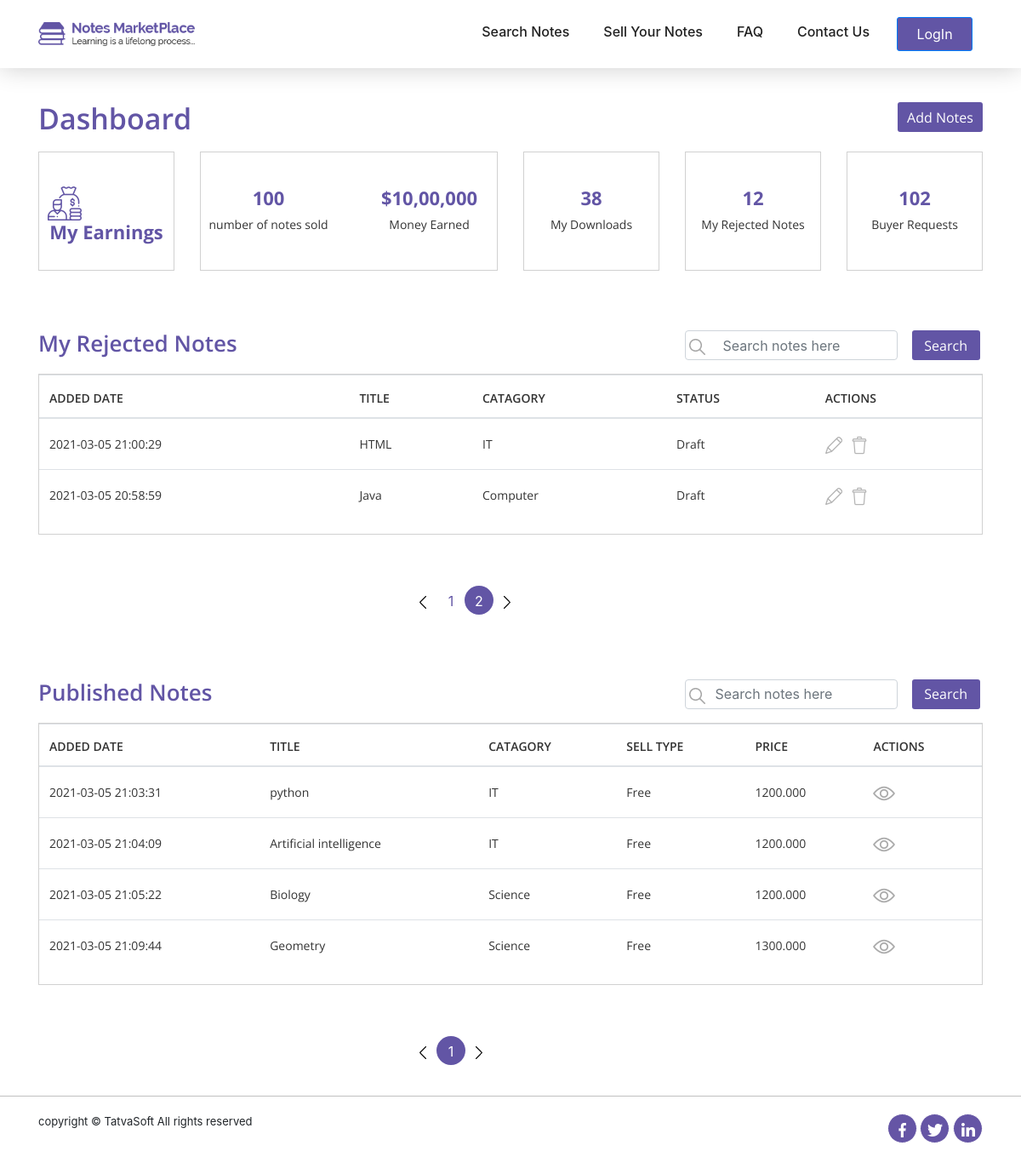
Page /user/dashboard.php?page=2 on the committed database.
### tables this page shows
CREATE TABLE `seller_note` (
  `id` int(11) NOT NULL,
  `seller_id` int(11) NOT NULL,
  `status` int(11) NOT NULL,
  `action_by` int(11) DEFAULT NULL,
  `remarks` varchar(255) DEFAULT NULL,
  `published_date` datetime DEFAULT NULL,
  `title` varchar(100) NOT NULL,
  `catagory` int(11) NOT NULL,
  `display_picture` varchar(500) DEFAULT NULL,
  `note_type` int(11) DEFAULT NULL,
  `number_of_pages` int(11) DEFAULT NULL,
  `description` varchar(255) NOT NULL,
  `university` varchar(200) DEFAULT NULL,
  `country` int(11) DEFAULT NULL,
  `course` varchar(100) DEFAULT NULL,
  `course_code` varchar(100) DEFAULT NULL,
  `professor` varchar(100) DEFAULT NULL,
  `ispaid` int(11) NOT NULL,
  `selling_price` decimal(10,3) DEFAULT NULL,
  `notes_preview` varchar(255) DEFAULT NULL,
  `created_date` datetime DEFAULT NULL,
  `created_by` int(11) DEFAULT NULL,
  `modified_date` datetime DEFAULT NULL,
  `modified_by` int(11) DEFAULT NULL,
  `isactive` bit(1) NOT NULL
);

CREATE TABLE `category` (
  `id` int(11) NOT NULL,
  `name` varchar(100) NOT NULL,
  `description` varchar(191) NOT NULL,
  `created_date` datetime DEFAULT NULL,
  `created_by` int(11) DEFAULT NULL,
  `modified_date` datetime DEFAULT NULL,
  `modified_by` int(11) DEFAULT NULL,
  `isactive` bit(1) NOT NULL
);

CREATE TABLE `reference_data` (
  `id` int(11) NOT NULL,
  `value` varchar(100) NOT NULL,
  `data_value` varchar(100) NOT NULL,
  `ref_catagory` varchar(100) DEFAULT NULL,
  `created_date` datetime DEFAULT NULL,
  `created_by` int(11) DEFAULT NULL,
  `modified_date` datetime DEFAULT NULL,
  `modified_by` int(11) DEFAULT NULL,
  `isactive` bit(1) NOT NULL
);

### user/dashboard.php (the view, shortened to what the rows shown need)
<?php
include "config.php";
	$no_row=5;
	if(isset($_GET['page']))
	{
		$page=$_GET['page'];
	}
	else
	{
		$page=1;
	}
	if($page== "" || $page == 1)
	{
		$page_1 = 0;
	}
	else
	{
		$page_1=($page * $no_row) - $no_row;
	}
	if(isset($_POST['search_1']))
	{
    $search_field_1=$_POST['search_1_txt'];
    $query_count="SELECT * FROM seller_note WHERE status BETWEEN 6 and 8 AND title='$search_field_1'" ;
    $find_count=mysqli_query($conn,$query_count);
    $count=mysqli_num_rows($find_count);
    $count=ceil($count / $no_row);
		$query="SELECT sn.id,sn.created_date,sn.title,sn.catagory,sn.status,c.name,rd.value FROM seller_note sn INNER JOIN category c ON sn.catagory=c.id INNER JOIN reference_data rd ON sn.status=rd.id WHERE sn.title  LIKE '%$search_field_1%' AND status BETWEEN 6 and 8 AND sn.isactive=1 ORDER BY sn.id DESC LIMIT $page_1,$no_row";
      $result=mysqli_query($conn,$query);
	    if(!$result)
	    {
	        die('query failed'.mysqli_error());
	    }
	}
	else
	{
		$query="SELECT sn.id,sn.created_date,sn.title,sn.catagory,sn.status,c.name,rd.value FROM seller_note sn INNER JOIN category c ON sn.catagory=c.id INNER JOIN reference_data rd ON sn.status=rd.id WHERE sn.isactive=1 AND status BETWEEN 6 and 8 ORDER BY sn.id DESC LIMIT $page_1,$no_row";
	    $result=mysqli_query($conn,$query);
	}
?>
<!DOCTYPE html>
<html lang="en">
    <head>
        <link rel="stylesheet" href="css/bootstrap/bootstrap.min.css">
        <link rel="stylesheet" href="css/custom_css/style.css">
        <link rel="stylesheet" href="css/responsive.css">
    </head>
    <body>
        <section id="table-design">
            <div class ="content-box-md">
                <div class="container">
                    <div class="row">
                        <div class="col-md-12">
                            <div class="table-format table-responsive">
                            <table class="table">
                                  <thead>
                                    <tr>
                                      <th scope="col">ADDED DATE</th>
                                      <th scope="col">TITLE</th>
                                      <th scope="col">CATAGORY</th>
                                      <th scope="col">STATUS</th>
                                      <th scope="col">ACTIONS</th>
                                    </tr>
                                  </thead>
                                  <tbody>
                                    <?php while($row = mysqli_fetch_assoc($result))
                                    {?>
                                    <tr>
                                      <td><?php echo $row['created_date'];?></td>
                                      <td><?php echo $row['title'];?></td>
                                      <td><?php echo $row['name'];?></td>
                                      <td><?php echo $row['value'];?></td>
	                                   <?php if($row['status']==6)
	                                    {?>
	                                      <td><a href="add_note.php?note_id=<?php echo $row['id']?>"><img src="img/dashboard/edit.png"></a>&nbsp;&nbsp;
                                          <a href="delete_note.php?note_id=<?php echo $row['id']?>"><img src="img/front/delete.png"></a></td>
	                                   <?php }else{ ?>
	                                      <td><img src="img/front/eye.png"></td>
	                                    <?php } ?>
	                                </tr>
                                    <?php }?>
                                  </tbody>
                            </table>
                            </div>
                        </div>
                    </div>
                </div>
            </div>
        </section>
           <?php
           $limit=5;
            if(isset($_GET['pub_page']))
            {
              $pub_page=$_GET['pub_page'];
            }
            else
            {
              $pub_page=1;
            }
            if($pub_page== "" || $pub_page == 1)
            {
              $page_2 = 0;
            }
            else
            {
              $page_2=($page * $no_row) - $no_row;
            }
            if(isset($_POST['search_2']))
            {
              $search_field_2=$_POST['search_2_txt'];
              $find_pub_count=mysqli_query($conn,"SELECT * FROM seller_note WHERE status=9 AND title LIKE '%$search_field_2%'");
              $pub_count=mysqli_num_rows($find_pub_count);
              $pub_count=ceil($pub_count / $limit);
              $published_query="SELECT sn.created_date,sn.title,sn.catagory,sn.ispaid,sn.selling_price,c.name,rd.value FROM seller_note sn INNER JOIN category c ON sn.catagory=c.id INNER JOIN reference_data rd ON sn.ispaid=rd.id WHERE title LIKE '%$search_field_2%' AND status=9 LIMIT $page_2,$limit";
              $published_result=mysqli_query($conn,$published_query);
            }
            else
            {
              $published_query="SELECT sn.created_date,sn.title,sn.catagory,sn.ispaid,sn.selling_price,c.name,rd.value FROM seller_note sn INNER JOIN category c ON sn.catagory=c.id INNER JOIN reference_data rd ON sn.ispaid=rd.id WHERE status=9 LIMIT $page_2,$limit";
              $published_result=mysqli_query($conn,$published_query);
            }
            ?>
           <section id="table-design">
            <div class ="content-box-md">
                <div class="container">
                    <div class="row">
                        <div class="col-md-12">
                            <div class="table-format table-responsive">
                            <table class="table">
                                  <thead>
                                    <tr>
                                      <th scope="col">ADDED DATE</th>
                                      <th scope="col">TITLE</th>
                                      <th scope="col">CATAGORY</th>
                                      <th scope="col">SELL TYPE</th>
                                      <th scope="col">PRICE</th>
                                      <th scope="col">ACTIONS</th>
                                    </tr>
                                  </thead>
                                  <tbody>
                                    <?php
                                    while($row=mysqli_fetch_assoc($published_result)) {?>
                                      <tr>
                                      <td><?php echo $row['created_date'] ?></td>
                                      <td><?php echo $row['title'] ?></td>
                                      <td><?php echo $row['name'] ?></td>
                                      <td><?php echo $row['value'] ?></td>
                                      <td><?php echo $row['selling_price'] ?></td>
                                      <td><img src="img/front/eye.png"></td>
                                    </tr>
                                    <?php } ?>
                                  </tbody>
                            </table>
                            </div>
                        </div>
                    </div>
                </div>
            </div>
        </section>
    </body>
</html>

### rows in the picture
seller_note: created_date "2021-03-05 21:00:29", title "HTML", catagory.name "IT", status.value "Draft"
seller_note: created_date "2021-03-05 20:58:59", title "Java", catagory.name "Computer", status.value "Draft"
seller_note: created_date "2021-03-05 21:03:31", title "python", catagory.name "IT", reference_data.value "Free", selling_price "1200.000"
seller_note: created_date "2021-03-05 21:04:09", title "Artificial intelligence", catagory.name "IT", reference_data.value "Free", selling_price "1200.000"
seller_note: created_date "2021-03-05 21:05:22", title "Biology", catagory.name "Science", reference_data.value "Free", selling_price "1200.000"
seller_note: created_date "2021-03-05 21:09:44", title "Geometry", catagory.name "Science", reference_data.value "Free", selling_price "1300.000"
